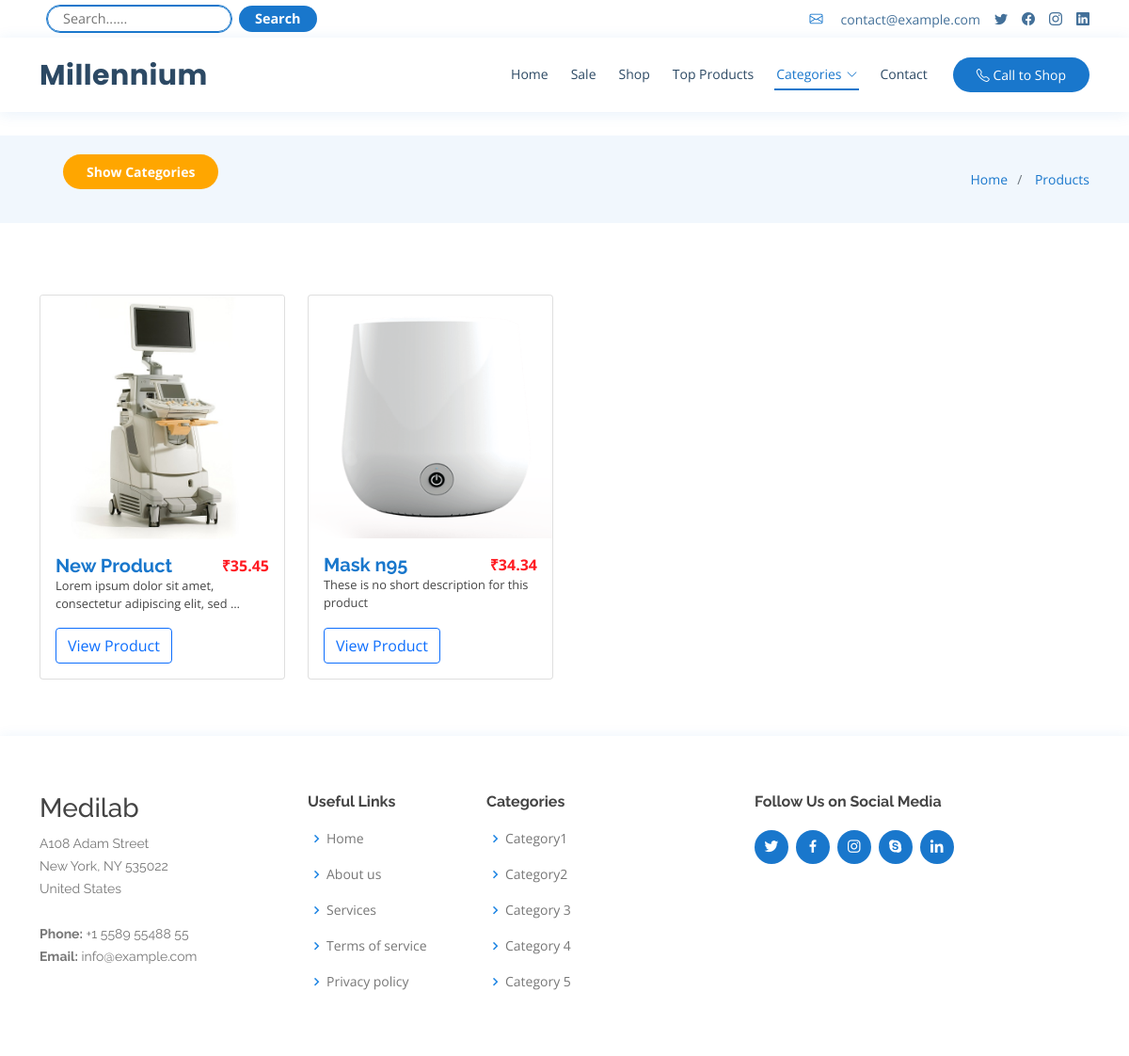
The page /all-products/ on the database its author committed.
### product/models.py (models this page shows, shortened)
class Product(models.Model):
    name = models.CharField(max_length=150)
    categories = models.ManyToManyField(Category, blank=True)
    short_description = models.TextField(max_length=200, default="These is no short description for this product")
    description = RichTextUploadingField(blank=True, default="<h1>No Description</h1>",verbose_name ="Product Description")
    additionalInformation = RichTextUploadingField(blank=True, default="<h1>No Additional Information</h1>", verbose_name="Additional Information")
    original_price = models.DecimalField(decimal_places=2, max_digits=20, default=0, blank=True, verbose_name="MRP",validators=[MinValueValidator(Decimal('0.01'))])
    discounted_price = models.DecimalField(decimal_places=2, max_digits=20, default=0 , blank=True,verbose_name="On Hand Price", validators=[MinValueValidator(Decimal('0.01'))])
    quantity = models.IntegerField(default=10)  # available quantity of given product
    featured = models.BooleanField(default=False, verbose_name="On Sale?")  # is product featured?
    tags = TaggableManager(blank=True)  # tags mechanism
    slug = models.SlugField(max_length=200, blank=True)
    published_date = models.DateField(default=timezone.now)
    class Meta:
        ordering = ("name",)

class Picture(models.Model):
    product = models.ForeignKey(Product, on_delete=models.CASCADE)
    picture = models.ImageField(upload_to="products/images", null=True, blank=True)
    image_name = models.CharField(max_length=50, blank=True, default="No picture")
    def image_tag(self):
         return format_html('<img src="{}" height=200px />'.format(self.picture.url))
    image_tag.short_description =  f"Image"
    image_tag.allow_tags = True

class Category(models.Model):
    name = models.CharField(max_length=100, unique=True)
    class Meta:
        verbose_name_plural = "Categories"
    def __str__(self):
        return self.name

### product/views.py (the view)
# urls.py: urlpatterns = [path('', allProducts, name="allProducts"),
def allProducts(request):
    products= Product.objects.all().order_by('-published_date')
    paginator = Paginator(products, 10) # Show 10 posts per page.
    page_number = request.GET.get('page',1)
    products = paginator.get_page(page_number)
    return render(request, 'product/allProducts.html', {'products': products})

### milleniumProj/context_processors.py (called while the page is built)
def Categories(request):
    all_categories = Category.objects.all()
    return {'all_categories': all_categories}

### templates/product/allProducts.html (shortened to what this page needs)
{%extends 'index.html'%} {%block content%}
{%load static%}
{%block homeactive%}  {%endblock%}
{%block shopactive%} active{%endblock%}
<main id="main">
  <section class="breadcrumbs">
    <div class="container">
      <div class="d-flex justify-content-between align-items-center">
        <button
          class="btn btn-primary category-button mb-3"
          type="button"
          data-bs-toggle="offcanvas"
          data-bs-target="#offcanvasScrolling"
          aria-controls="offcanvasScrolling"
        >
          Show Categories
        </button>
        <ol>
          <li><a href="{%url 'index'%}">Home</a></li>
          <li> <a href="{%url 'allProducts'%}">Products</a></li>
        </ol>
      </div>
    </div>
  </section>
  <section class="inner-page">
      <div class="container">
          <div class="row">
            {%if products%}
            {%for product in products%}
              <div class="col-lg-3 col-md-4 col-sm-6 mt-3">
                <div class="card" >
                  {%if product.picture_set %}
                        <img src="{{product.picture_set.first.picture.url }}" alt="" class="card-img-top img-fluid">
                        {%else%}
                        <img src="{% static 'img/departments-1.jpg'%}" alt="" class="card-img-top img-fluid">
                        {%endif%}
                    <div class="card-body">
                        <div class="d-flex justify-content-between align-items-center">
                            <h5 class="card-product-heading"><a href="{%url 'productDetail' product.slug%}">{{product.name}} </a></h5>
                            <p class="card-product-price">₹{{product.discounted_price}}</p>
                        </div>
                        <p class="card-product-description">{{product.short_description|truncatewords:9}}</p>
                        <a class="btn btn-outline-primary text-center" href="{%url 'productDetail' product.slug%}">View Product</a>
                    </div>
                  </div>
              </div>
              {%endfor%}
              {%else%}
              <h1>No Product Found {{query}}</h1>
              {%endif%}
          </div>
      </div>
  </section>
</main>
{%endblock%}

### templates/index.html (shortened to what this page needs)
{% load static %}
<!DOCTYPE html>
<html lang="en">
<head>
  <link href="{% static 'vendor/fontawesome-free/css/all.min.css'%}" rel="stylesheet">
  <link href="{% static 'vendor/animate.css/animate.min.css'%}" rel="stylesheet">
  <link href="{% static 'vendor/bootstrap/css/bootstrap.min.css'%}" rel="stylesheet">
  <link href="{% static 'vendor/bootstrap-icons/bootstrap-icons.css'%}" rel="stylesheet">
  <link href="{% static 'vendor/boxicons/css/boxicons.min.css'%}" rel="stylesheet">
  <link href="{% static 'vendor/glightbox/css/glightbox.min.css'%}" rel="stylesheet">
  <link href="{% static 'vendor/remixicon/remixicon.css'%}" rel="stylesheet">
  <link href="{% static 'vendor/swiper/swiper-bundle.min.css'%}" rel="stylesheet">
  <link href="{% static 'css/style.css'%}" rel="stylesheet">
</head>
<body>
  <div id="topbar" class="d-flex align-items-center fixed-top">
    <div class="container d-flex justify-content-between">
      <form class="p-2 flex-fill top-form d-flex aling-items-center" action="{%url 'search'%}">
        <input type="text" name="query"  {%if query%} placeholder="{{query}}"{%else%}placeholder="Search......"{%endif%} class="me-2">
        <input type="submit" class="btn"value="Search">
      </form>
      <div class="d-none d-lg-flex social-links align-items-center">
        <div class="contact-info d-flex align-items-center">
          <i class="bi bi-envelope"></i> <a href="mailto:contact@example.com">contact@example.com</a>
        </div>
        <a href="#" class="twitter"><i class="bi bi-twitter"></i></a>
        <a href="#" class="facebook"><i class="bi bi-facebook"></i></a>
        <a href="#" class="instagram"><i class="bi bi-instagram"></i></a>
        <a href="#" class="linkedin"><i class="bi bi-linkedin"></i></i></a>
      </div>
    </div>
  </div>
  <header id="header" class="fixed-top">
    <div class="container d-flex align-items-center">
      <h1 class="logo me-auto"><a href="{%url 'index'%}">Millennium</a></h1>
      <nav id="navbar" class="navbar order-last order-lg-0">
        <ul>
          <li><a class="nav-link scrollto {%block homeactive%} active {%endblock%}" href="{%url 'index'%}#hero">Home</a></li>
          <li><a class="nav-link scrollto" href="{%url 'index'%}#services">Sale</a></li>
          <li><a class="nav-link scrollto " href="{%url 'index'%}#departments">Shop</a></li>
          <li><a class="nav-link scrollto" href="{%url 'index'%}#topProducts">Top Products</a></li>
          <li class="dropdown"><a class="{%block shopactive%} {%endblock%} " href="{%url 'allProducts'%}"><span>Categories</span> <i class="bi bi-chevron-down"></i></a>
          </li>
          <li><a class="nav-link scrollto" href="{%url 'index'%}#contact">Contact</a></li>
        </ul>
      </nav>
      <a href="tel:+919999999999" class="appointment-btn scrollto"><i class="bi bi-telephone"></i> <span class="d-none d-md-inline">Call to</span>
        Shop</a>
    </div>
  </header>
{%block content%}{%endblock%}
  <footer id="footer">
    <div class="footer-top">
      <div class="container">
        <div class="row">
          <div class="col-lg-3 col-md-6 footer-contact">
            <h3>Medilab</h3>
            <p>
              A108 Adam Street <br>
              New York, NY 535022<br>
              United States <br><br>
              <strong>Phone:</strong> +1 5589 55488 55<br>
              <strong>Email:</strong> info@example.com<br>
            </p>
          </div>
          <div class="col-lg-2 col-md-6 footer-links">
            <h4>Useful Links</h4>
            <ul>
              <li><i class="bx bx-chevron-right"></i> <a href="#">Home</a></li>
              <li><i class="bx bx-chevron-right"></i> <a href="#">About us</a></li>
              <li><i class="bx bx-chevron-right"></i> <a href="#">Services</a></li>
              <li><i class="bx bx-chevron-right"></i> <a href="#">Terms of service</a></li>
              <li><i class="bx bx-chevron-right"></i> <a href="#">Privacy policy</a></li>
            </ul>
          </div>
          <div class="col-lg-3 col-md-6 footer-links">
            <h4>Categories</h4>
            <ul>
              {%for category in all_categories%}
              <li><i class="bx bx-chevron-right"></i> <a href="{%url 'productCategory' category|slugify%}">{{category}}</a></li>
              {%endfor%}
            </ul>
          </div>
          <div class="col-lg-3 col-md-6 footer-newsletter">
            <h4>Follow Us on Social Media</h4>
            <div class="social-links text-md-right pt-3 pt-md-0">
              <a href="#" class="twitter"><i class="bx bxl-twitter"></i></a>
              <a href="#" class="facebook"><i class="bx bxl-facebook"></i></a>
              <a href="#" class="instagram"><i class="bx bxl-instagram"></i></a>
              <a href="#" class="google-plus"><i class="bx bxl-skype"></i></a>
              <a href="#" class="linkedin"><i class="bx bxl-linkedin"></i></a>
            </div>
          </div>
        </div>
      </div>
    </div>
  </footer>
</body>
</html>

### static/css/style.css (style rules this page uses)
body { font-family: "Open Sans", sans-serif; color: #444444; }
a { color: #1977cc; text-decoration: none; }
h1, h2, h3, h4, h5, h6 { font-family: "Raleway", sans-serif; }
#topbar { background: #fff; height: 40px; font-size: 14px; transition: all 0.5s; z-index: 996; }
#topbar .contact-info a { line-height: 1; color: #444444; transition: 0.3s; }
#topbar .contact-info i { color: #1977cc; padding-right: 4px; margin-left: 15px; line-height: 0; }
#topbar .contact-info i:first-child { margin-left: 0; }
#topbar .social-links a { color: #437099; padding-left: 15px; display: inline-block; line-height: 1px; transition: 0.3s; }
#header { background: #fff; transition: all 0.5s; z-index: 997; padding: 15px 0; top: 40px; box-shadow: 0px 2px 15px rgba(25, 119, 204, 0.1); }
#header .logo { font-size: 30px; margin: 0; padding: 0; line-height: 1; font-weight: 700; letter-spacing: 0.5px; font-family: "Poppins", sans-serif; }
#header .logo a { color: #2c4964; }
.appointment-btn { margin-left: 25px; background: #1977cc; color: #fff; border-radius: 50px; padding: 8px 25px; white-space: nowrap; transition: 0.3s; font-size: 14px; display: inline-block; }
.navbar { padding: 0; }
.navbar ul { margin: 0; padding: 0; display: flex; list-style: none; align-items: center; }
.navbar li { position: relative; }
.navbar > ul > li { position: relative; white-space: nowrap; padding: 8px 0 8px 20px; }
.navbar a, .navbar a:focus { display: flex; align-items: center; justify-content: space-between; font-size: 14px; color: #2c4964; white-space: nowrap; transition: 0.3s; border-bottom: 2px solid #fff; padding: 5px 2px; }
.navbar a i, .navbar a:focus i { font-size: 12px; line-height: 0; margin-left: 5px; }
.navbar a:hover, .navbar .active, .navbar .active:focus, .navbar li:hover > a { color: #1977cc; border-color: #1977cc; }
section { padding: 60px 0; overflow: hidden; }
.breadcrumbs { padding: 20px 0; background-color: #f1f7fd; min-height: 40px; margin-top: 120px; }
.breadcrumbs ol { display: flex; flex-wrap: wrap; list-style: none; padding: 0; margin: 0; font-size: 14px; }
.breadcrumbs ol li + li { padding-left: 10px; }
.breadcrumbs ol li + li::before { display: inline-block; padding-right: 10px; color: #6c757d; content: "/"; }
#footer { color: #444444; font-size: 14px; background: #f1f7fd; }
#footer .footer-top { padding: 60px 0 30px 0; background: #fff; box-shadow: 0px 2px 15px rgba(25, 119, 204, 0.1); }
#footer .footer-top .footer-contact { margin-bottom: 30px; }
#footer .footer-top .footer-contact p { font-size: 14px; line-height: 24px; margin-bottom: 0; font-family: "Raleway", sans-serif; color: #777777; }
#footer .footer-top h4 { font-size: 16px; font-weight: bold; color: #444444; position: relative; padding-bottom: 12px; }
#footer .footer-top .footer-links { margin-bottom: 30px; }
#footer .footer-top .footer-links ul { list-style: none; padding: 0; margin: 0; }
#footer .footer-top .footer-links ul i { padding-right: 2px; color: #1c84e3; font-size: 18px; line-height: 1; }
#footer .footer-top .footer-links ul li { padding: 10px 0; display: flex; align-items: center; }
#footer .footer-top .footer-links ul li:first-child { padding-top: 0; }
#footer .footer-top .footer-links ul a { color: #777777; transition: 0.3s; display: inline-block; line-height: 1; }
#footer .footer-newsletter { font-size: 15px; }
#footer .footer-newsletter h4 { font-size: 16px; font-weight: bold; color: #444444; position: relative; padding-bottom: 12px; }
#footer .social-links a { font-size: 18px; display: inline-block; background: #1977cc; color: #fff; line-height: 1; padding: 8px 0; margin-right: 4px; border-radius: 50%; text-align: center; width: 36px; height: 36px; transition: 0.3s; }
.breadcrumbs .category-button { margin-left: 25px; background: rgb(255, 166, 0); color: #fff; border-radius: 50px; padding: 8px 25px; white-space: nowrap; transition: 0.3s; font-size: 14px; display: inline-block; font-weight: bolder; border:0px; }
.card-product-heading { font-weight: bolder; margin: auto 0px; }
.card-product-price { font-weight: bold; margin: auto 0px; color: #FF1A21; }
.card-product-description { font-size: 0.8rem; }

### templates/index.html (style rules this page uses)
.top-form input[type=submit] { padding:2px 1rem; font-size:0.9rem; font-weight: bold; background-color: #1977cc; color: white; border-radius:2rem ; }
.top-form input[type=text] { padding:2px 1rem; font-size:0.9rem; border: 1px solid #1977cc; border-radius:2rem ; outline: 1px solid #1977cc; }

### rows shown on the page
Product: picture_set.first.picture (picture), name "New Product", discounted_price "35.45", short_description "Lorem ipsum dolor sit amet, consectetur adipiscing elit, sed …"
Product: picture_set.first.picture (picture), name "Mask n95", discounted_price "34.34", short_description "These is no short description for this product"
Category: name "Category1"
Category: name "Category2"
Category: name "Category 3"
Category: name "Category 4"
Category: name "Category 5"
